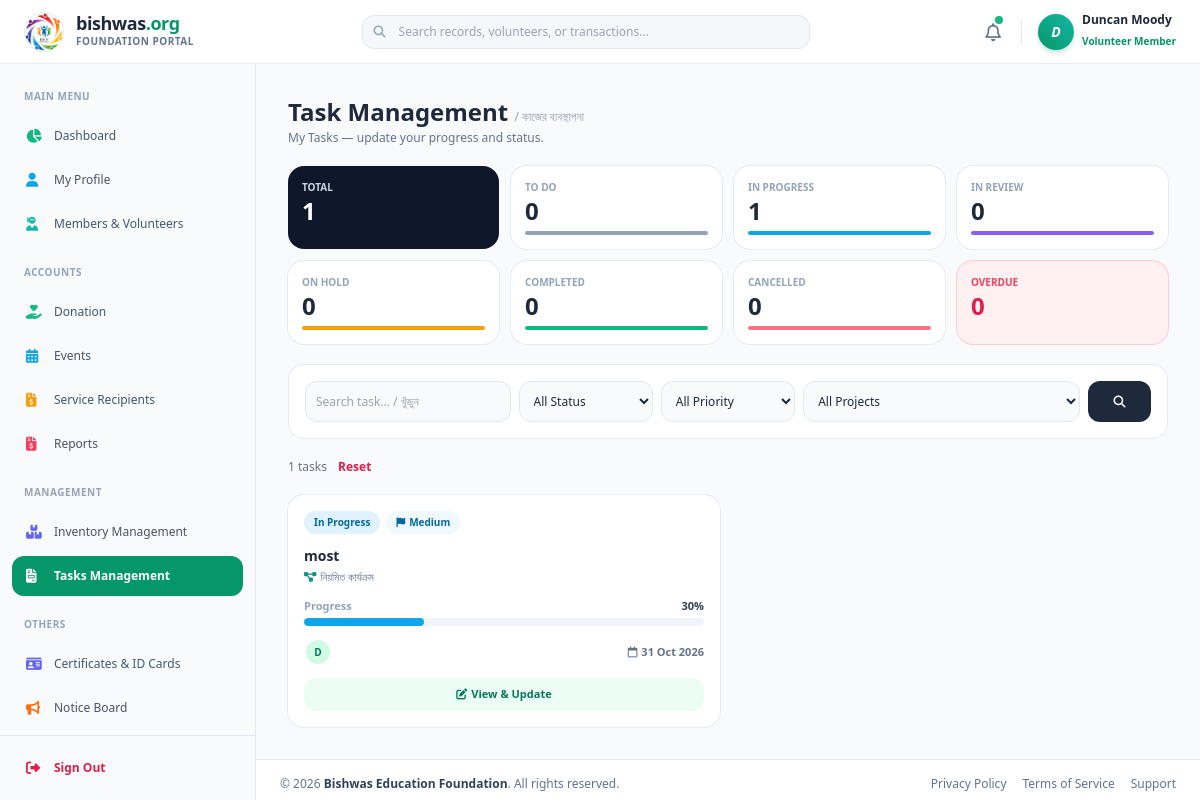
/portal/index.php?page=tasks_management (signed in), run on the app's committed database.
### tables this page shows
CREATE TABLE `branding_settings` (
  `id` int(11) NOT NULL DEFAULT 1,
  `site_title` varchar(255) DEFAULT 'Bishwas Education Foundation',
  `site_logo` varchar(255) DEFAULT 'public/assets/logo_BG.png',
  `favicon_icon` varchar(255) DEFAULT 'public/assets/logo.png'
);

CREATE TABLE `task_updates` (
  `id` int(10) UNSIGNED NOT NULL,
  `task_id` int(10) UNSIGNED NOT NULL,
  `user_id` int(11) DEFAULT NULL,
  `status` varchar(20) NOT NULL DEFAULT '',
  `progress` tinyint(3) UNSIGNED NOT NULL DEFAULT 0,
  `note` varchar(500) NOT NULL DEFAULT '',
  `created_at` timestamp NOT NULL DEFAULT current_timestamp()
);

CREATE TABLE `users` (
  `id` int(11) NOT NULL,
  `photo` varchar(255) DEFAULT NULL,
  `member_name` varchar(150) NOT NULL,
  `mother_name` varchar(150) NOT NULL DEFAULT '',
  `father_husband_name` varchar(150) NOT NULL DEFAULT '',
  `dob` date DEFAULT NULL,
  `gender` varchar(20) NOT NULL DEFAULT '',
  `id_type` varchar(30) DEFAULT NULL,
  `id_number` varchar(50) DEFAULT NULL,
  `qualification` varchar(150) DEFAULT NULL,
  `mobile_no` varchar(20) NOT NULL,
  `email` varchar(150) DEFAULT NULL,
  `present_address` text DEFAULT NULL,
  `permanent_address` text DEFAULT NULL,
  `other_info` varchar(255) DEFAULT NULL,
  `user_type` enum('Admin','General Member','Associate Member','Life Member','Volunteer Member') DEFAULT 'General Member',
  `status` enum('Active','Pending') NOT NULL DEFAULT 'Pending',
  `password` varchar(32) NOT NULL DEFAULT '827ccb0eea8a706c4c34a16891f84e7b',
  `created_at` timestamp NOT NULL DEFAULT current_timestamp()
);

CREATE TABLE `tasks` (
  `id` int(10) UNSIGNED NOT NULL,
  `title` varchar(200) NOT NULL,
  `description` text DEFAULT NULL,
  `project_id` int(11) DEFAULT NULL,
  `priority` enum('Low','Medium','High','Urgent') NOT NULL DEFAULT 'Medium',
  `status` enum('To Do','In Progress','In Review','On Hold','Completed','Cancelled') NOT NULL DEFAULT 'To Do',
  `progress` tinyint(3) UNSIGNED NOT NULL DEFAULT 0,
  `start_date` date DEFAULT NULL,
  `due_date` date DEFAULT NULL,
  `created_by` int(11) DEFAULT NULL,
  `completed_at` datetime DEFAULT NULL,
  `created_at` timestamp NOT NULL DEFAULT current_timestamp(),
  `updated_at` timestamp NOT NULL DEFAULT current_timestamp() ON UPDATE current_timestamp()
);

CREATE TABLE `activities` (
  `id` int(11) NOT NULL,
  `title` varchar(255) NOT NULL,
  `badge_text` varchar(100) DEFAULT 'নিয়মিত কার্যক্রম',
  `image` varchar(255) NOT NULL,
  `status` enum('active','draft') DEFAULT 'active',
  `description` text NOT NULL,
  `created_at` timestamp NOT NULL DEFAULT current_timestamp()
);

### portal/pages/tasks_management.php (the view, shortened to what the rows shown need)
<?php
if (!function_exists('h')) { function h($s) { return htmlspecialchars((string)$s, ENT_QUOTES, 'UTF-8'); } }
mysqli_set_charset($db, 'utf8mb4');
$me      = (int)($_SESSION['user_id'] ?? $_SESSION['id'] ?? $_SESSION['uid'] ?? $_SESSION['member_id'] ?? 0);
$utype   = $_SESSION['user_type'] ?? '';
if ($me > 0) {
    $ur = mysqli_fetch_row(mysqli_query($db, "SELECT user_type FROM users WHERE id = " . $me . " LIMIT 1"));
    if ($ur) { $utype = $ur[0]; }
}
$isAdmin = ($utype === 'Admin');
$page   = $_GET['page'] ?? 'tasks';
$base   = 'index.php?page=' . urlencode($page);
$member_dir = 'public/uploads/members/';
$STATUS = ['To Do' => 'bg-slate-100 text-slate-700', 'In Progress' => 'bg-sky-100 text-sky-700', 'In Review' => 'bg-violet-100 text-violet-700',
           'On Hold' => 'bg-amber-100 text-amber-700', 'Completed' => 'bg-emerald-100 text-emerald-700', 'Cancelled' => 'bg-rose-100 text-rose-700'];
$BAR    = ['To Do' => 'bg-slate-400', 'In Progress' => 'bg-sky-500', 'In Review' => 'bg-violet-500', 'On Hold' => 'bg-amber-500', 'Completed' => 'bg-emerald-500', 'Cancelled' => 'bg-rose-400'];
$PRIO   = ['Low' => 'bg-slate-100 text-slate-600', 'Medium' => 'bg-sky-50 text-sky-700', 'High' => 'bg-amber-100 text-amber-700', 'Urgent' => 'bg-rose-100 text-rose-700'];
function tk_rows($db, $sql, $t = '', $p = []) {
    $st = mysqli_prepare($db, $sql);
    if ($t !== '') { mysqli_stmt_bind_param($st, $t, ...$p); }
    mysqli_stmt_execute($st);
    $res = mysqli_stmt_get_result($st); $o = [];
    while ($res && $r = mysqli_fetch_assoc($res)) { $o[] = $r; }
    return $o;
}
function tk_photo($f, $dir) { return ($f != '' && is_file($dir . basename($f))) ? $dir . $f : ''; }
$q = trim($_GET['q'] ?? '');
$fs = isset($STATUS[$_GET['status'] ?? '']) ? $_GET['status'] : '';
$fp = isset($PRIO[$_GET['prio'] ?? '']) ? $_GET['prio'] : '';
$fj = (int)($_GET['proj'] ?? 0) ?: '';
$fa = $isAdmin ? ((int)($_GET['who'] ?? 0) ?: '') : '';
$od = (($_GET['due'] ?? '') === 'overdue') ? 'overdue' : '';
$pg = max(1, (int)($_GET['pg'] ?? 1));
function tk_url($o = []) { global $base, $q, $fs, $fp, $fj, $fa, $od; return $base . '&' . http_build_query(array_merge(['q' => $q, 'status' => $fs, 'prio' => $fp, 'proj' => $fj, 'who' => $fa, 'due' => $od], $o)); }
$scope = 'WHERE 1=1'; $st_ = ''; $sp = [];
if (!$isAdmin) { $scope .= " AND t.id IN (SELECT task_id FROM task_assignees WHERE user_id = ?)"; $st_ .= 'i'; $sp[] = $me; }
$w = $scope; $t = $st_; $p = $sp;
$total = (int)(tk_rows($db, "SELECT COUNT(*) c FROM tasks t $w", $t, $p)[0]['c'] ?? 0);
$pages = max(1, (int)ceil($total / 12)); $pg = min($pg, $pages);
$tasks = tk_rows($db, "SELECT t.*, a.title project_title FROM tasks t LEFT JOIN activities a ON a.id = t.project_id $w
                       ORDER BY (t.status IN ('Completed','Cancelled')), FIELD(t.priority,'Urgent','High','Medium','Low'), t.due_date IS NULL, t.due_date, t.id DESC
                       LIMIT 12 OFFSET " . (($pg - 1) * 12), $t, $p);
$ids = array_map('intval', array_column($tasks, 'id')); $in = $ids ? implode(',', $ids) : '0';
$asg = []; $hist = [];
foreach (tk_rows($db, "SELECT ta.task_id, u.id, u.member_name, u.photo FROM task_assignees ta JOIN users u ON u.id = ta.user_id WHERE ta.task_id IN ($in) ORDER BY ta.id") as $r) {
    $asg[$r['task_id']][] = ['id' => (int)$r['id'], 'name' => $r['member_name'], 'photo' => tk_photo($r['photo'], $member_dir)];
}
foreach (tk_rows($db, "SELECT tu.*, u.member_name FROM task_updates tu LEFT JOIN users u ON u.id = tu.user_id WHERE tu.task_id IN ($in) ORDER BY tu.id DESC") as $r) {
    if (count($hist[$r['task_id']] ?? []) < 10) { $hist[$r['task_id']][] = ['by' => $r['member_name'] ?: 'System', 'status' => $r['status'], 'progress' => (int)$r['progress'], 'note' => $r['note'], 'at' => date('d M Y, h:i A', strtotime($r['created_at']))]; }
}
$stat = ['total' => 0, 'over' => 0]; foreach ($STATUS as $k => $_) { $stat[$k] = 0; }
foreach (tk_rows($db, "SELECT t.status, COUNT(*) c FROM tasks t $scope GROUP BY t.status", $st_, $sp) as $r) { $stat[$r['status']] = (int)$r['c']; $stat['total'] += (int)$r['c']; }
$stat['over'] = (int)(tk_rows($db, "SELECT COUNT(*) c FROM tasks t $scope AND t.due_date < CURDATE() AND t.status NOT IN ('Completed','Cancelled')", $st_, $sp)[0]['c'] ?? 0);
$inp = 'w-full p-2.5 bg-slate-50 border border-slate-200 rounded-xl text-xs focus:outline-none focus:border-emerald-500 focus:ring-4 focus:ring-emerald-500/10';
?>
<section class="page-content space-y-5 max-w-7xl mx-auto">
    <div class="flex flex-col sm:flex-row sm:items-center justify-between gap-3">
        <div>
            <h2 class="text-xl sm:text-2xl font-bold text-slate-800">Task Management <small class="text-xs font-medium text-slate-400">/ কাজের ব্যবস্থাপনা</small></h2>
            <p class="text-xs text-slate-500 mt-0.5"><?= $isAdmin ? 'Admin view — create, assign and monitor every task.' : 'My Tasks — update your progress and status.' ?></p>
        </div>
    </div>
    <div class="grid grid-cols-2 sm:grid-cols-4 xl:grid-cols-8 gap-3">
        <a href="<?= h(tk_url(['status' => '', 'due' => '', 'pg' => 1])) ?>" class="p-3.5 bg-slate-900 text-white rounded-2xl"><p class="text-[10px] font-bold uppercase text-slate-300">Total</p><p class="text-2xl font-bold"><?= $stat['total'] ?></p></a>
        <?php foreach ($STATUS as $k => $cls) { ?>
        <a href="<?= h(tk_url(['status' => $k, 'due' => '', 'pg' => 1])) ?>" class="p-3.5 bg-white rounded-2xl ring-1 <?= $fs === $k ? 'ring-2 ring-emerald-500' : 'ring-slate-200/80' ?> hover:shadow-md transition">
            <p class="text-[10px] font-bold uppercase text-slate-400 truncate"><?= $k ?></p><p class="text-2xl font-bold text-slate-800"><?= $stat[$k] ?></p>
            <span class="block h-1 rounded-full mt-1 <?= $BAR[$k] ?>"></span></a>
        <?php } ?>
        <a href="<?= h(tk_url(['status' => '', 'due' => 'overdue', 'pg' => 1])) ?>" class="p-3.5 bg-rose-50 rounded-2xl ring-1 <?= $od ? 'ring-2 ring-rose-500' : 'ring-rose-200' ?>"><p class="text-[10px] font-bold uppercase text-rose-500">Overdue</p><p class="text-2xl font-bold text-rose-600"><?= $stat['over'] ?></p></a>
    </div>
    <form method="GET" action="index.php" class="bg-white rounded-2xl border border-slate-200/80 p-4 grid grid-cols-2 md:grid-cols-12 gap-2">
        <input type="text" name="q" value="<?= h($q) ?>" placeholder="Search task... / খুঁজুন" class="col-span-2 md:col-span-3 <?= $inp ?>">
        <select name="status" onchange="this.form.submit()" class="md:col-span-2 <?= $inp ?>"><option value="">All Status</option></select>
        <select name="prio" onchange="this.form.submit()" class="md:col-span-2 <?= $inp ?>"><option value="">All Priority</option></select>
        <select name="proj" onchange="this.form.submit()" class="col-span-2 md:col-span-<?= $isAdmin ? 2 : 4 ?> <?= $inp ?>"><option value="">All Projects</option></select>
        <button class="md:col-span-1 px-3 py-2.5 bg-slate-800 text-white rounded-xl text-xs font-semibold"><i class="fa-solid fa-magnifying-glass"></i></button>
    </form>
    <p class="text-xs text-slate-500"><?= $total ?> tasks <a href="<?= h($base) ?>" class="ml-2 text-rose-600 font-semibold">Reset</a></p>
    <div class="grid grid-cols-1 md:grid-cols-2 xl:grid-cols-3 gap-4">
        <?php foreach ($tasks as $tk) { $n = count($tk['assignees']); ?>
        <div class="bg-white rounded-2xl ring-1 <?= $tk['overdue'] ? 'ring-rose-300' : 'ring-slate-200/80' ?> p-4 flex flex-col gap-3 hover:shadow-lg transition">
            <div class="flex flex-wrap gap-1.5">
                <span class="px-2.5 py-1 rounded-full text-[10px] font-bold <?= $STATUS[$tk['status']] ?>"><?= h($tk['status']) ?></span>
                <span class="px-2.5 py-1 rounded-full text-[10px] font-bold <?= $PRIO[$tk['priority']] ?>"><i class="fa-solid fa-flag mr-1"></i><?= h($tk['priority']) ?></span>
            </div>
            <div class="cursor-pointer" onclick="tkView(<?= (int)$tk['id'] ?>)">
                <h3 class="font-bold text-sm text-slate-800 leading-snug line-clamp-2 hover:text-emerald-600"><?= h($tk['title']) ?></h3>
                <p class="text-[11px] text-slate-500 mt-1"><i class="fa-solid fa-diagram-project text-teal-600 mr-1"></i><?= $tk['project_title'] ? h($tk['project_title']) : 'General task' ?></p>
            </div>
            <div>
                <div class="flex justify-between text-[11px] mb-1"><span class="text-slate-400 font-semibold">Progress</span><b class="text-slate-700"><?= (int)$tk['progress'] ?>%</b></div>
                <div class="h-2 rounded-full bg-slate-100 overflow-hidden"><div class="h-full rounded-full <?= $BAR[$tk['status']] ?>" style="width:<?= (int)$tk['progress'] ?>%"></div></div>
            </div>
            <div class="flex items-center justify-between gap-2 mt-auto">
                <div class="flex -space-x-2 items-center min-w-0">
                    <?php foreach (array_slice($tk['assignees'], 0, 4) as $a) {
                        echo $a['photo'] ? '<img src="' . h($a['photo']) . '" title="' . h($a['name']) . '" class="w-7 h-7 rounded-full object-cover border-2 border-white">'
                            : '<div title="' . h($a['name']) . '" class="w-7 h-7 rounded-full bg-emerald-100 text-emerald-700 border-2 border-white flex items-center justify-center text-[10px] font-bold">' . h(mb_strtoupper(mb_substr($a['name'], 0, 1))) . '</div>'; } ?>
                </div>
                <span class="text-[11px] font-semibold whitespace-nowrap <?= $tk['overdue'] ? 'text-rose-600' : 'text-slate-500' ?>"><i class="fa-regular fa-calendar mr-1"></i><?= $tk['due_date'] ? h(date('d M Y', strtotime($tk['due_date']))) : 'No due date' ?></span>
            </div>
            <div class="grid <?= $isAdmin ? 'grid-cols-3' : 'grid-cols-1' ?> gap-2">
                <button type="button" onclick="tkView(<?= (int)$tk['id'] ?>)" class="py-2 rounded-xl bg-emerald-50 text-emerald-700 text-[11px] font-bold hover:bg-emerald-100"><i class="fa-solid fa-<?= $isAdmin ? 'eye' : 'pen-to-square' ?> mr-1"></i><?= $isAdmin ? 'View' : 'View & Update' ?></button>
            </div>
        </div>
        <?php } ?>
    </div>
</section>

### portal/includes/header.php (shortened to what the rows shown need)
<?php
    include '../database/db.php';
    $sql = "SELECT * FROM branding_settings WHERE id = 1 LIMIT 1";
    $result = mysqli_query($db, $sql);
    $data = ($result && mysqli_num_rows($result) > 0) ? mysqli_fetch_assoc($result) : null;
    $site_title   = $data['site_title'] ?? 'Bishwas Education Foundation';
    $favicon_icon = !empty($data['favicon_icon']) ? $data['favicon_icon'] : 'public/assets/logo.png';
?>
<!DOCTYPE html>
<html lang="en">
<head>
    <script src="https://cdn.tailwindcss.com"></script>
    <link href="https://cdnjs.cloudflare.com/ajax/libs/font-awesome/6.4.0/css/all.min.css" rel="stylesheet">
</head>
<body class="bg-slate-50 font-sans text-slate-800 antialiased h-screen overflow-hidden flex flex-col">
    <header class="h-16 bg-white border-b border-slate-200/80 shadow-xs z-40 shrink-0 flex items-center justify-between px-4 lg:px-6">
        <div class="flex items-center gap-3">
            <a href="#" class="flex items-center gap-3 group">
                <div class="w-10 h-10 shrink-0 rounded-full overflow-hidden flex items-center justify-center border border-slate-200 shadow-xs group-hover:scale-105 transition-all">
                    <img src="../public/assets/<?php echo $favicon_icon; ?>" alt="Logo" class="w-full h-full object-cover" onerror="this.onerror=null; this.src='https://via.placeholder.com/40?text=BF';">
                </div>
                <div class="hidden sm:block">
                    <h1 class="font-bold text-lg leading-none tracking-tight text-slate-800 group-hover:text-emerald-600 transition-colors">
                        bishwas<span class="text-emerald-600 font-black">.org</span>
                    </h1>
                </div>
            </a>
        </div>
    </header>

### portal/index.php (shortened to what the rows shown need)
<?php
    include 'includes/header.php';
?>
    <div class="flex-1 flex overflow-hidden relative">
        <main class="flex-1 overflow-y-auto flex flex-col justify-between bg-slate-50">
            <div class="p-4 sm:p-6 lg:p-8 space-y-6">
                <?php
                $page = isset($_GET['page']) ? $_GET['page'] : 'dashboard';
                switch ($page) {
                    case 'tasks_management':
                        $filePath = 'pages/tasks_management.php';
                        break;
                }
                if (file_exists($filePath)) {
                    include $filePath;
                } else {
                    include 'pages/404.php';
                }
                ?>
            </div>
            <footer class="bg-white border-t border-slate-200/80 py-4 px-6">
                <div class="flex flex-col sm:flex-row items-center justify-between gap-3 text-xs text-slate-500">
                    <p>© <?php echo date('Y'); ?> <span class="font-semibold text-slate-700"><a href="https://bishwas.org" target="_blank" class="hover:text-emerald-600 transition-colors"><?php echo isset($site_title) ? $site_title : 'Bishwas'; ?></a></span>. All rights reserved.</p>
                </div>
            </footer>
        </main>
    </div>
<?php include 'includes/footer.php'; ?>

### data on the page
branding_settings: favicon_icon (picture), site_title "Bishwas Education Foundation"
task_updates: progress "0"
tasks: status "In Progress", priority "Medium", title "most", activities.title "নিয়মিত কার্যক্রম", progress "30", name "D", due_date "31 Oct 2026"

### other printed values
substr($_SESSION['member_name'], 0, 1) "D"
$_SESSION['member_name'] "Duncan Moody"
$_SESSION['user_type'] "Volunteer Member"
$stat['total'] "1"
$k "TO DO"
$k "IN PROGRESS"
$stat[$k] "1"
$k "IN REVIEW"
$k "ON HOLD"
$k "COMPLETED"
$k "CANCELLED"
$total "1"
